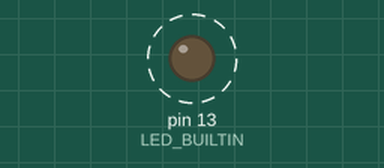
A sketch run on a simulated Arduino Uno, built with avr-gcc and run on an emulated ATmega328P. Parts: output pins drawn as LEDs (lit = HIGH). Dashed ring = blinking.

Above: at 0.2 s.
Timing chart, 0 to 3.0 s (numbered marks = the images above):
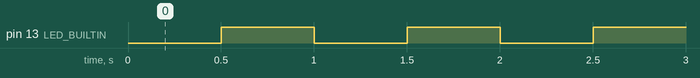

The sketch:

interrupt.ino.ino
```cpp
#define ledPin 5

void setup()
{
  Serial.begin(9600);
  pinMode(LED_BUILTIN, OUTPUT);
  digitalWrite(LED_BUILTIN, LOW);   // turn the LED on (HIGH is the voltage

  // initialize timer1
  noInterrupts();           // disable all interrupts (before 16 bit access, because interrupt can occur betweeen 2 reads to High and Low 8 bits of 16bit )

  TCCR1A = 0;
  TCCR1B = 0;

  TCNT1 = 34286;            // preload timer 65536-16MHz/256/2Hz

  TCCR1B |= (1 << CS12);    // 256 prescaler

  TIMSK1 |= (1 << TOIE1);   // enable timer overflow interrupt

  interrupts();             // enable all interrupts
}

ISR(TIMER1_OVF_vect)        // interrupt service routine that wraps a user defined function supplied by attachInterrupt
{
  //Serial.println("Hello from serial every 5 seconds");
  TCNT1 = 34286;            // preload timer
  digitalWrite(LED_BUILTIN, digitalRead(LED_BUILTIN) ^ 1);
}

void loop()
{
  // if you put "timer" routine here, with delay, it will not be precise, because the execution time for the code inside loop will always be added
}
```

Measured:
- by itself, pin 13 (LED_BUILTIN): alternates HIGH for 0.50 s and LOW for 0.50 s
